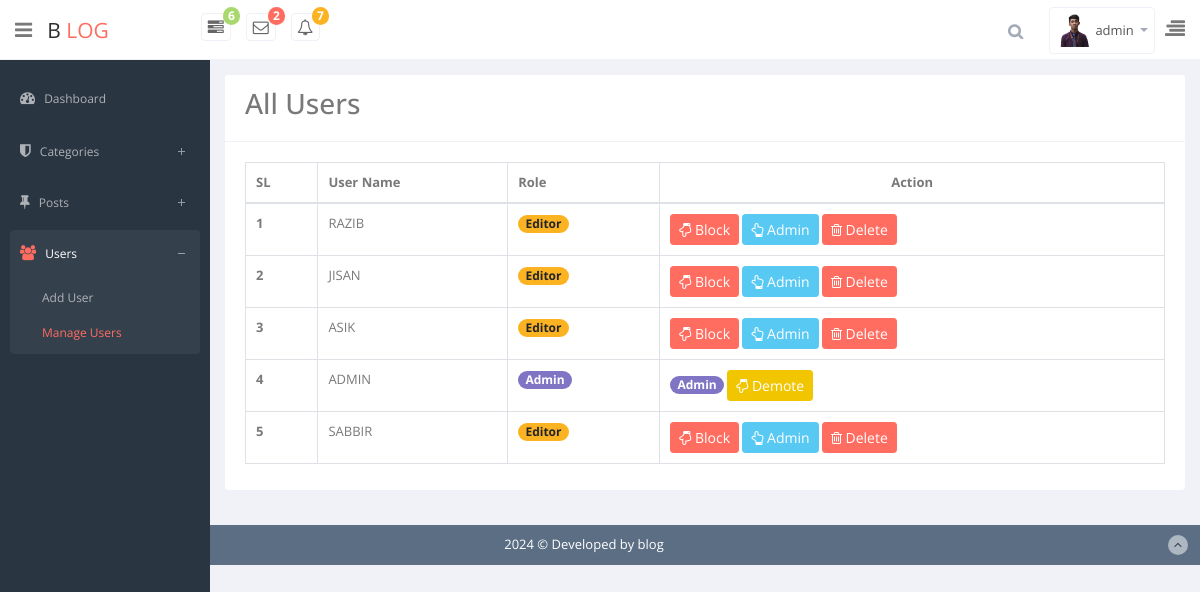
The page /admin/manageuser.php (signed in) on the database its author committed.
### tables this page shows
CREATE TABLE `users` (
  `id` int NOT NULL,
  `fname` varchar(100) DEFAULT NULL,
  `lname` varchar(50) DEFAULT NULL,
  `username` varchar(50) NOT NULL,
  `email` varchar(100) NOT NULL,
  `password` varchar(200) NOT NULL,
  `image` varchar(255) DEFAULT NULL,
  `bio` text,
  `role` tinyint NOT NULL,
  `date` timestamp NOT NULL DEFAULT CURRENT_TIMESTAMP
);

### app/classes/Database.php (called while the page is built, shortened)
<?php
class Database
{
    public static function db()
    {
        $link = mysqli_connect('localhost','root','root1234','blog_site');
        return $link;
    }
}

### app/classes/Mail.php (called while the page is built, shortened)
<?php
class Mail
{
    public static   function countNewMail(){
        $sql = "SELECT * FROM `mails` WHERE status = 1";
        $result = mysqli_query(Database::db(),$sql);
        if($result){
            $count = mysqli_num_rows($result);
            return $count;
        }else{
            return false;
        }
    }
}

### app/classes/UserLogin.php (called while the page is built, shortened)
<?php
class UserLogin
{
    public  static  function loginUserData($username){
        $sql = " SELECT * FROM `users` WHERE `username` = '$username' ";
        $res = mysqli_query(Database::db(),$sql);
        if($res){
            $data = mysqli_fetch_assoc($res);
            return $data;
        }else{
            return false;
        }
    }
    public  static  function allUser(){
        $sql = "SELECT * FROM `users` ORDER BY id DESC";
        $result = mysqli_query(Database::db(),$sql);
        if($result){
            return $result;
        }else{
            return false;
        }
    }
}

### admin/manageuser.php (the view, shortened to what this page needs)
<?php require_once 'header.php'?>
<div class="row">
    <div class="col-lg-12">
        <section class="card">
            <header class="card-header">
                <h3 style="display: inline-block;margin-right: 25px;">All Users</h3>
            </header>
            <div class="card-body">
                <div class="table-responsive" tabindex="1" style="overflow: hidden; outline: none;">
                    <table class="table table-bordered table-hover">
                        <thead>
                        <tr>
                            <th>SL</th>
                            <th>User Name</th>
                            <th>Role</th>
                            <th class="text-center">Action</th>
                        </tr>
                        </thead>
                        <tbody>
                        <?php
                        $allUser = new \App\classes\UserLogin();
                        $data = $allUser->allUser();
                        $i=0;
                        while ($row = mysqli_fetch_assoc($data)){ ?>
                            <tr>
                                <th scope="row"><?= ++$i?></th>
                                <td scope="row"><?= strtoupper($row['username'])?></td>
                                <th scope="row">
                                    <?php
                                    if($row['role'] == 1){
                                        echo '<span class="badge badge-pill badge-primary">Admin</span>';
                                    }elseif ($row['role'] == 0){
                                        echo '<span class="badge badge-pill badge-danger">Blocked</span>';
                                    }elseif ($row['role'] == 2){
                                        echo '<span class="badge badge-pill badge-warning">Editor</span>';
                                    }
                                    ?>
                                </th>
                                <th scope="row">
                                    <?php
                                    if($row['role'] == 1){
                                        echo '<span class="badge badge-pill badge-primary">Admin</span>'; ?>
                                        <a href="status.php?id=<?= $row['id']?>&manageuser&unblock" class="btn btn-sm btn-warning"><i class="fa  fa-hand-o-down"></i> Demote</a>
                                    <?php  }elseif ($row['role'] == 0){ ?>
                                        <a href="status.php?id=<?= $row['id']?>&manageuser&unblock" class="btn btn-sm btn-success"><i class="fa  fa-hand-o-up"></i> Unblock</a>
                                        <a href="delete.php?id=<?= $row['id']?>&manageuser&delete" class="btn btn-sm btn-danger"><i class="fa  fa-trash-o"></i> Delete</a>
                                    <?php  }elseif ($row['role'] == 2){ ?>
                                        <a href="status.php?id=<?= $row['id']?>&manageuser&block" class="btn btn-sm btn-danger"><i class="fa  fa-hand-o-down"></i> Block</a>
                                        <a href="status.php?id=<?= $row['id']?>&manageuser&admin" class="btn btn-sm btn-info"><i class="fa  fa-hand-o-up"></i> Admin</a>
                                        <a href="delete.php?id=<?= $row['id']?>&manageuser&delete" class="btn btn-sm btn-danger"><i class="fa  fa-trash-o"></i> Delete</a>
                                    <?php      }
                                    ?>
                                </th>
                            </tr>
                        <?php  }   ?>
                        </tbody>
                    </table>
                </div>
            </div>
        </section>
    </div>
</div>
<?php require_once 'footer.php'?>

### admin/header.php (shortened to what this page needs)
<?php
$page = explode('/',$_SERVER['PHP_SELF']);
$page = end($page);
$name = $_SESSION['username'];
$userData = UserLogin::loginUserData("$name");
?>
<!DOCTYPE html>
<html lang="en">
    <head>
        <link href="assets/summernote/dist/summernote.css" rel="stylesheet">
        <link href="css/bootstrap.min.css" rel="stylesheet">
        <link href="css/bootstrap-reset.css" rel="stylesheet">
        <link href="assets/font-awesome/css/font-awesome.css" rel="stylesheet" />
        <link href="assets/jquery-easy-pie-chart/jquery.easy-pie-chart.css" rel="stylesheet" type="text/css" media="screen"/>
        <link rel="stylesheet" href="css/owl.carousel.css" type="text/css">
        <link href="assets/advanced-datatable/media/css/demo_page.css" rel="stylesheet" />
        <link href="assets/advanced-datatable/media/css/demo_table.css" rel="stylesheet" />
        <link rel="stylesheet" href="assets/data-tables/DT_bootstrap.css" />
        <link href="css/slidebars.css" rel="stylesheet">
        <link href="css/style.css" rel="stylesheet">
        <link href="css/style-responsive.css" rel="stylesheet" />
    </head>
    <body>
        <section id="container">
            <header class="header white-bg">
                <div class="sidebar-toggle-box">
                    <i class="fa fa-bars"></i>
                </div>
                <a href="index.php" class="logo">B<span> log</span></a>
                <div class="nav notify-row" id="top_menu">
                    <ul class="nav top-menu">
                        <li class="dropdown">
                            <a data-toggle="dropdown" class="dropdown-toggle" href="#">
                                <i class="fa fa-tasks"></i>
                                <span class="badge badge-success">6</span>
                            </a>
                        </li>
                        <li id="header_inbox_bar" class="dropdown">
                            <a data-toggle="dropdown" class="dropdown-toggle" href="#">
                                <i class="fa fa-envelope-o"></i>
                                <span class="badge badge-danger"><?= Mail::countNewMail() ?></span>
                            </a>
                        </li>
                        <li id="header_notification_bar" class="dropdown">
                            <a data-toggle="dropdown" class="dropdown-toggle" href="#">
                                <i class="fa fa-bell-o"></i>
                                <span class="badge badge-warning">7</span>
                            </a>
                        </li>
                    </ul>
                </div>
                <div class="top-nav ">
                    <ul class="nav pull-right top-menu">
                        <li>
                            <input type="text" class="form-control search" placeholder="Search">
                        </li>
                        <li class="dropdown">
                            <a data-toggle="dropdown" class="dropdown-toggle" href="#">
                                <img alt="" src="../uploads/<?= $userData['image']?>" style="width: 35px">
                                <span class="username"><?= isset($_SESSION['username']) ? $_SESSION['username'] : '' ;?></span>
                                <b class="caret"></b>
                            </a>
                        </li>
                        <li class="sb-toggle-right">
                            <i class="fa  fa-align-right"></i>
                        </li>
                    </ul>
                </div>
            </header>
            <aside>
                <div id="sidebar"  class="nav-collapse ">
                    <ul class="sidebar-menu" id="nav-accordion">
                        <li>
                            <a  href="index.php" <?= $page == 'login.php' ? 'class="active"' : '' ?> >
                                <i class="fa fa-dashboard"></i>
                                <span>Dashboard</span>
                            </a>
                        </li>
                        <li class="sub-menu">
                            <a href="javascript:;" <?= $page == 'addcategory.php' ? 'class="active"' : '' ?> <?= $page == 'managecategory.php' ? 'class="active"' : '' ?> >
                                <i class="fa fa-shield"></i>
                                <span>Categories</span>
                            </a>
                        </li>
                        <li class="sub-menu">
                            <a href="javascript:;" <?= $page == 'addpost.php' ? 'class="active"' : '' ?> <?= $page == 'managepost.php' ? 'class="active"' : '' ?> >
                                <i class="fa fa-thumb-tack"></i>
                                <span>Posts</span>
                            </a>
                        </li>
                        <?php
    if($userData['role'] == 1){ ?>
                        <li class="sub-menu">
                            <a href="javascript:;" <?= $page == 'adduser.php' ? 'class="active"' : '' ?> <?= $page == 'manageuser.php' ? 'class="active"' : '' ?> >
                                <i class="fa fa-users"></i>
                                <span>Users</span>
                            </a>
                            <ul class="sub">
                                <li <?= $page == 'adduser.php' ? 'class="active"' : '' ?>><a  href="adduser.php" >Add User</a></li>
                                <li <?= $page == 'manageuser.php' ? 'class="active"' : '' ?>><a  href="manageuser.php">Manage Users</a></li>
                            </ul>
                        </li>
                        <?php } ?>
                    </ul>
                </div>
            </aside>
            <section id="main-content">
                <section class="wrapper">

### rows shown on the page
users: image (picture), username "ADMIN", role "Admin"
users: username "RAZIB", role "Editor"
users: username "JISAN", role "Editor"
users: username "ASIK", role "Editor"
users: username "SABBIR", role "Editor"

### other values the page prints
Mail::countNewMail() "2"
$_SESSION['username'] "admin"
